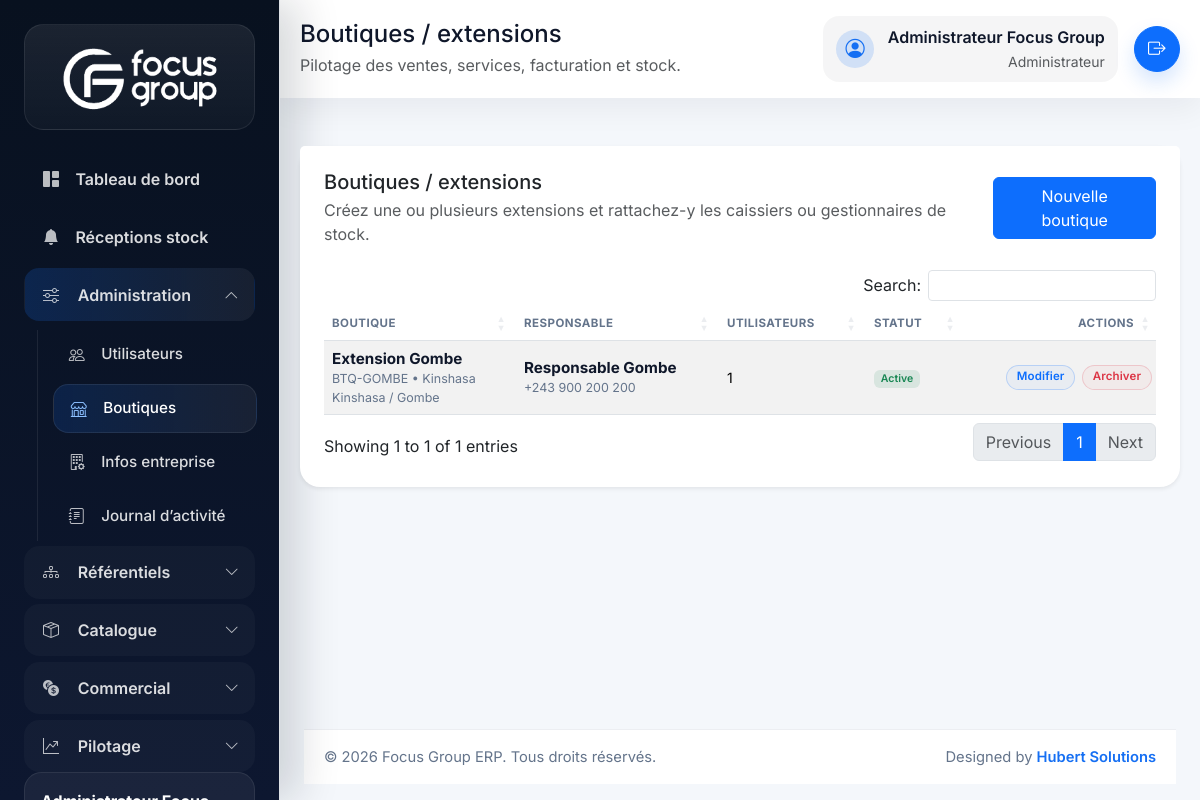
Screenshot of /index.php/shops (signed in) with the database file from the repository.
### tables this page shows
CREATE TABLE shops (
    id BIGINT UNSIGNED AUTO_INCREMENT PRIMARY KEY,
    code VARCHAR(30) NOT NULL UNIQUE,
    name VARCHAR(150) NOT NULL,
    manager_name VARCHAR(150) NULL,
    phone VARCHAR(50) NULL,
    address TEXT NULL,
    city VARCHAR(100) NULL,
    is_active TINYINT(1) NOT NULL DEFAULT 1,
    deleted_at DATETIME NULL,
    created_at DATETIME NOT NULL DEFAULT CURRENT_TIMESTAMP,
    updated_at DATETIME NOT NULL DEFAULT CURRENT_TIMESTAMP ON UPDATE CURRENT_TIMESTAMP
);

### app/Core/Controller.php (called while the page is built, shortened)
<?php
class Controller
{
    public function render(string $view, array $data = [], string $layout = 'app'): void
    {
        extract($data, EXTR_SKIP);
        $viewFile = view_path($view);
        require $viewFile;
    }
}

### app/Controllers/ShopController.php (called while the page is built, shortened)
<?php
final class ShopController extends Controller
{
    public function index(): void
    {
        $this->render('shops.index', [
            'pageTitle' => 'Boutiques / extensions',
            'shops' => (new Shop())->all(),
        ]);
    }
}

### app/Core/Router.php (called while the page is built, shortened)
<?php
final class Router
{
    private array $routes = [];
    private function addRoute(string $method, string $uri, array $action, array $middleware = []): void
    {
        $this->routes[$method][$this->normalizePath($uri)] = [
            'action' => $action,
            'middleware' => $middleware,
        ];
    }
    public function dispatch(string $method, string $uri): void
    {
        $path = $this->normalizeRequestUri($uri);
        $route = $this->routes[$method][$path] ?? null;
        try {
            [$controllerClass, $controllerMethod] = $route['action'];
            $controller = new $controllerClass();
            $controller->{$controllerMethod}();
        } catch (Throwable $throwable) {
            http_response_code(500);
            $this->renderError(500, 'Erreur interne', $throwable->getMessage());
        }
    }
    private function normalizeRequestUri(string $uri): string
    {
        $path = parse_url($uri, PHP_URL_PATH) ?: '/';
        if ($path === '/index.php') {
            $path = '/';
        } elseif (str_starts_with($path, '/index.php/')) {
            $path = substr($path, strlen('/index.php')) ?: '/';
        }
        return $this->normalizePath($path);
    }
    private function normalizePath(string $path): string
    {
        $path = '/' . trim($path, '/');
        return $path === '//' ? '/' : (rtrim($path, '/') ?: '/');
    }
}

### index.php (called while the page is built, shortened)
<?php
$appConfig = require __DIR__ . '/config/app.php';
require __DIR__ . '/app/Helpers/functions.php';
$router = new Router();
$router->dispatch($_SERVER['REQUEST_METHOD'] ?? 'GET', $_SERVER['REQUEST_URI'] ?? '/');

### app/Helpers/functions.php (called while the page is built, shortened)
<?php
if (!function_exists('config')) {
    function config(?string $key = null, mixed $default = null): mixed
    {
        $config = $GLOBALS['config'] ?? [];
        $segments = explode('.', $key);
        $value = $config;
        foreach ($segments as $segment) {
            $value = $value[$segment];
        }
        return $value;
    }
}
if (!function_exists('url')) {
    function url(string $path = ''): string
    {
        $baseUrl = rtrim((string) config('app.base_url', ''), '/');
        $path = '/' . ltrim($path, '/');
        $routePrefix = rtrim((string) config('app.route_prefix', ''), '/');
        if (str_starts_with($path, '/public/')) {
            return ($baseUrl === '' ? '' : $baseUrl) . $path;
        }
        $prefix = $routePrefix === '' ? '' : $routePrefix;
        return ($baseUrl === '' ? '' : $baseUrl) . $prefix . $path;
    }
}
if (!function_exists('e')) {
    function e(?string $value): string
    {
        return htmlspecialchars((string) $value, ENT_QUOTES, 'UTF-8');
    }
}
if (!function_exists('status_badge_class')) {
    function status_badge_class(?string $status): string
    {
        return match (strtolower(trim((string) $status))) {
            'draft' => 'badge-status badge-status-draft',
            'pending' => 'badge-status badge-status-warning',
            'validated', 'approved', 'received', 'paid', 'active' => 'badge-status badge-status-success',
            'partial_paid', 'sent', 'ordered' => 'badge-status badge-status-warning',
            'unpaid' => 'badge-status badge-status-danger',
            'cancelled', 'inactive' => 'badge-status badge-status-danger',
            'converted' => 'badge-status badge-status-primary',
            default => 'badge-status badge-status-default',
        };
    }
}

### app/Models/Shop.php (called while the page is built, shortened)
<?php
final class Shop extends Model
{
    public function all(): array
    {
        $sql = 'SELECT s.*,
                (SELECT COUNT(*) FROM users u WHERE u.shop_id = s.id AND u.deleted_at IS NULL) AS user_count
            FROM shops s
                WHERE s.deleted_at IS NULL
                ORDER BY s.name ASC';
        return $this->db->query($sql)->fetchAll();
    }
}

### app/Views/shops/index.php (the view, shortened to what this page needs)
<div class="card border-0 shadow-sm">
    <div class="card-header bg-white border-0 pt-4 px-4 d-flex justify-content-between align-items-center">
        <div>
            <h3 class="h5 mb-1">Boutiques / extensions</h3>
            <p class="text-muted mb-0">Créez une ou plusieurs extensions et rattachez-y les caissiers ou gestionnaires de stock.</p>
        </div>
        <a href="<?= e(url('/shops/create')); ?>" class="btn btn-primary">Nouvelle boutique</a>
    </div>
    <div class="card-body px-4 pb-4">
        <div class="table-responsive">
            <table class="table table-striped align-middle js-datatable">
                <thead>
                    <tr>
                        <th>Boutique</th>
                        <th data-mobile-hidden="true">Responsable</th>
                        <th>Utilisateurs</th>
                        <th>Statut</th>
                        <th class="text-end">Actions</th>
                    </tr>
                </thead>
                <tbody>
                    <?php foreach ($shops as $shop): ?>
                        <tr>
                            <td>
                                <div class="table-cell-stack">
                                    <div class="table-cell-main"><?= e($shop['name']); ?></div>
                                    <div class="table-cell-meta"><?= e($shop['code']); ?><?= $shop['city'] ? ' • ' . e($shop['city']) : ''; ?></div>
                                    <?php if (!empty($shop['address'])): ?><div class="table-cell-meta"><?= e($shop['address']); ?></div><?php endif; ?>
                                </div>
                            </td>
                            <td>
                                <div class="table-cell-stack">
                                    <div class="table-cell-main"><?= e($shop['manager_name'] ?: '—'); ?></div>
                                    <div class="table-cell-meta"><?= e($shop['phone'] ?: 'Sans téléphone'); ?></div>
                                </div>
                            </td>
                            <td><?= e((string) $shop['user_count']); ?></td>
                            <td><span class="badge <?= e(status_badge_class((int) $shop['is_active'] === 1 ? 'active' : 'inactive')); ?>"><?= (int) $shop['is_active'] === 1 ? 'Active' : 'Inactive'; ?></span></td>
                            <td class="text-end">
                                <div class="table-actions">
                                    <a href="<?= e(url('/shops/edit?id=' . $shop['id'])); ?>" class="btn btn-sm btn-outline-primary table-action-btn">Modifier</a>
                                    <form method="post" action="<?= e(url('/shops/delete')); ?>" onsubmit="return confirm('Archiver cette boutique ?');">
                                        <button type="submit" class="btn btn-sm btn-outline-danger table-action-btn">Archiver</button>
                                    </form>
                                </div>
                            </td>
                        </tr>
                    <?php endforeach; ?>
                </tbody>
            </table>
        </div>
    </div>
</div>

### public/assets/css/app.css (style rules this page uses)
:root { --fg-primary: #156ff3; --fg-primary-dark: #0c56c9; --fg-primary-soft: rgba(21, 111, 243, 0.16); --fg-dark: #0f172a; --fg-muted: #64748b; --fg-soft: #f8fafc; --fg-sidebar: #08111f; --fg-sidebar-soft: #0f1d36; }
body { font-family: 'Inter', sans-serif; background: #f4f7fb; color: var(--fg-dark); }
.card { border-radius: 1.25rem; }
.table thead th { color: var(--fg-muted); font-size: 0.72rem; text-transform: uppercase; letter-spacing: 0.04em; }
.table tbody td { vertical-align: middle; font-size: 0.88rem; line-height: 1.35; }
.table-cell-stack { display: flex; flex-direction: column; gap: 0.15rem; }
.table-cell-main { font-size: 0.95rem; font-weight: 700; color: var(--fg-dark); line-height: 1.3; }
.table-cell-meta { font-size: 0.78rem; color: var(--fg-muted); line-height: 1.3; }
.badge-status { font-weight: 600; }
.badge-status-success { background: rgba(25, 135, 84, 0.12); color: #198754; }
.table-actions { display: inline-flex; align-items: center; justify-content: flex-end; flex-wrap: wrap; gap: 0.4rem; }
.table-action-btn { padding: 0.28rem 0.62rem; border-radius: 999px; font-size: 0.72rem; font-weight: 600; line-height: 1.2; letter-spacing: 0.01em; box-shadow: none !important; }
.table-action-btn.btn-outline-primary { color: #0d6efd; border-color: rgba(13, 110, 253, 0.22); background: rgba(13, 110, 253, 0.04); }
.table-action-btn.btn-outline-danger { color: #dc3545; border-color: rgba(220, 53, 69, 0.2); background: rgba(220, 53, 69, 0.04); }

### rows the page displays
shops: name "Extension Gombe", code "BTQ-GOMBE", city "Kinshasa", address "Kinshasa / Gombe", manager_name "Responsable Gombe", phone "+243 900 200 200", user_count "1", is_active "Active"

### other values shown
$pageTitle "Boutiques / extensions"
app_scope_description() "Pilotage des ventes, services, facturation et stock."
$currentUser['full_name'] "Administrateur Focus Group"
$currentUser['role_name'] "Administrateur"
config('app.name') "Focus Group ERP"
